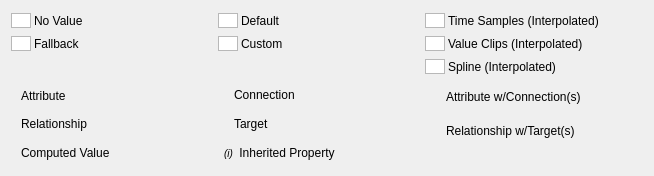
<?xml version="1.0" encoding="UTF-8"?>
<ui version="4.0">
 <class>PropertyLegend</class>
 <widget class="QWidget" name="PropertyLegend">
  <property name="windowModality">
   <enum>Qt::NonModal</enum>
  </property>
  <property name="geometry">
   <rect>
    <x>0</x>
    <y>0</y>
    <width>654</width>
    <height>176</height>
   </rect>
  </property>
  <property name="sizePolicy">
   <sizepolicy hsizetype="Preferred" vsizetype="Preferred">
    <horstretch>0</horstretch>
    <verstretch>0</verstretch>
   </sizepolicy>
  </property>
  <property name="comment" stdset="0">
   <string>
     Copyright 2017 Pixar                                                                   
                                                                                            
     Licensed under the terms set forth in the LICENSE.txt file available at
     https://openusd.org/license.
  </string>
  </property>
  <layout class="QGridLayout" name="gridLayout">
   <item row="0" column="0" colspan="3">
    <layout class="QGridLayout" name="gridLayout_2">
     <property name="spacing">
      <number>3</number>
     </property>
     <item row="0" column="0">
      <layout class="QHBoxLayout" name="horizontalLayout">
       <item>
        <widget class="QGraphicsView" name="propertyLegendColorNoValue">
         <property name="maximumSize">
          <size>
           <width>20</width>
           <height>15</height>
          </size>
         </property>
        </widget>
       </item>
       <item>
        <widget class="QLabel" name="propertyLegendLabelNoValue">
         <property name="font">
          <font>
           <weight>50</weight>
           <italic>false</italic>
           <bold>false</bold>
          </font>
         </property>
         <property name="text">
          <string>No Value</string>
         </property>
        </widget>
       </item>
       <item>
        <spacer name="horizontalSpacer_8">
         <property name="orientation">
          <enum>Qt::Horizontal</enum>
         </property>
         <property name="sizeHint" stdset="0">
          <size>
           <width>40</width>
           <height>20</height>
          </size>
         </property>
        </spacer>
       </item>
      </layout>
     </item>
     <item row="0" column="1">
      <layout class="QHBoxLayout" name="horizontalLayout_2">
       <item>
        <widget class="QGraphicsView" name="propertyLegendColorDefault">
         <property name="maximumSize">
          <size>
           <width>20</width>
           <height>15</height>
          </size>
         </property>
        </widget>
       </item>
       <item>
        <widget class="QLabel" name="propertyLegendLabelDefault">
         <property name="font">
          <font>
           <weight>50</weight>
           <italic>false</italic>
           <bold>false</bold>
          </font>
         </property>
         <property name="text">
          <string>Default</string>
         </property>
        </widget>
       </item>
       <item>
        <spacer name="horizontalSpacer_10">
         <property name="orientation">
          <enum>Qt::Horizontal</enum>
         </property>
         <property name="sizeHint" stdset="0">
          <size>
           <width>40</width>
           <height>20</height>
          </size>
         </property>
        </spacer>
       </item>
      </layout>
     </item>
     <item row="0" column="2">
      <layout class="QHBoxLayout" name="horizontalLayout_5">
       <item>
        <widget class="QGraphicsView" name="propertyLegendColorTimeSample">
         <property name="maximumSize">
          <size>
           <width>20</width>
           <height>15</height>
          </size>
         </property>
        </widget>
       </item>
       <item>
        <widget class="QLabel" name="propertyLegendLabelTimeSample">
         <property name="font">
          <font>
           <weight>50</weight>
           <italic>false</italic>
           <bold>false</bold>
          </font>
         </property>
         <property name="text">
          <string>Time Samples (Interpolated) </string>
         </property>
        </widget>
       </item>
       <item>
        <spacer name="horizontalSpacer_12">
         <property name="orientation">
          <enum>Qt::Horizontal</enum>
         </property>
         <property name="sizeHint" stdset="0">
          <size>
           <width>40</width>
           <height>20</height>
          </size>
         </property>
        </spacer>
       </item>
      </layout>
     </item>
     <item row="1" column="0">
      <layout class="QHBoxLayout" name="horizontalLayout_3">
       <item>
        <widget class="QGraphicsView" name="propertyLegendColorFallback">
         <property name="maximumSize">
          <size>
           <width>20</width>
           <height>15</height>
          </size>
         </property>
        </widget>
       </item>
       <item>
        <widget class="QLabel" name="propertyLegendLabelFallback">
         <property name="font">
          <font>
           <weight>50</weight>
           <italic>false</italic>
           <bold>false</bold>
          </font>
         </property>
         <property name="text">
          <string>Fallback</string>
         </property>
        </widget>
       </item>
       <item>
        <spacer name="horizontalSpacer_9">
         <property name="orientation">
          <enum>Qt::Horizontal</enum>
         </property>
         <property name="sizeHint" stdset="0">
          <size>
           <width>40</width>
           <height>20</height>
          </size>
         </property>
        </spacer>
       </item>
      </layout>
     </item>
     <item row="1" column="1">
      <layout class="QHBoxLayout" name="horizontalLayout_4">
       <item>
        <widget class="QGraphicsView" name="propertyLegendColorCustom">
         <property name="maximumSize">
          <size>
           <width>20</width>
           <height>15</height>
          </size>
         </property>
        </widget>
       </item>
       <item>
        <widget class="QLabel" name="propertyLegendLabelCustom">
         <property name="text">
          <string>Custom</string>
         </property>
        </widget>
       </item>
       <item>
        <spacer name="horizontalSpacer_11">
         <property name="orientation">
          <enum>Qt::Horizontal</enum>
         </property>
         <property name="sizeHint" stdset="0">
          <size>
           <width>40</width>
           <height>20</height>
          </size>
         </property>
        </spacer>
       </item>
      </layout>
     </item>
     <item row="1" column="2">
      <layout class="QHBoxLayout" name="horizontalLayout_6">
       <item>
        <widget class="QGraphicsView" name="propertyLegendColorValueClips">
         <property name="maximumSize">
          <size>
           <width>20</width>
           <height>15</height>
          </size>
         </property>
        </widget>
       </item>
       <item>
        <widget class="QLabel" name="propertyLegendLabelValueClips">
         <property name="font">
          <font>
           <weight>50</weight>
           <italic>false</italic>
           <bold>false</bold>
          </font>
         </property>
         <property name="text">
          <string>Value Clips (Interpolated)</string>
         </property>
        </widget>
       </item>
       <item>
        <spacer name="horizontalSpacer_13">
         <property name="orientation">
          <enum>Qt::Horizontal</enum>
         </property>
         <property name="sizeHint" stdset="0">
          <size>
           <width>40</width>
           <height>20</height>
          </size>
         </property>
        </spacer>
       </item>
      </layout>
     </item>
     <item row="2" column="2">
      <layout class="QHBoxLayout" name="horizontalLayout_15">
       <item>
        <widget class="QGraphicsView" name="propertyLegendColorSpline">
         <property name="maximumSize">
          <size>
           <width>20</width>
           <height>15</height>
          </size>
         </property>
        </widget>
       </item>
       <item>
        <widget class="QLabel" name="propertyLegendLabelSpline">
         <property name="font">
          <font>
           <weight>50</weight>
           <italic>false</italic>
           <bold>false</bold>
          </font>
         </property>
         <property name="text">
          <string>Spline (Interpolated)</string>
         </property>
        </widget>
       </item>
       <item>
        <spacer name="horizontalSpacer_16">
         <property name="orientation">
          <enum>Qt::Horizontal</enum>
         </property>
         <property name="sizeHint" stdset="0">
          <size>
           <width>40</width>
           <height>20</height>
          </size>
         </property>
        </spacer>
       </item>
      </layout>
     </item>
    </layout>
   </item>
   <item row="1" column="0">
    <layout class="QVBoxLayout" name="verticalLayout">
     <property name="spacing">
      <number>3</number>
     </property>
     <item>
      <layout class="QHBoxLayout" name="horizontalLayout_9">
       <property name="spacing">
        <number>3</number>
       </property>
       <item>
        <widget class="QLabel" name="propertyLegendAttrPlainIcon"/>
       </item>
       <item>
        <widget class="QLabel" name="propertyLegendAttrPlainDesc">
         <property name="font">
          <font>
           <weight>50</weight>
           <italic>false</italic>
           <bold>false</bold>
          </font>
         </property>
         <property name="text">
          <string>Attribute</string>
         </property>
        </widget>
       </item>
       <item>
        <spacer name="horizontalSpacer">
         <property name="orientation">
          <enum>Qt::Horizontal</enum>
         </property>
         <property name="sizeHint" stdset="0">
          <size>
           <width>40</width>
           <height>20</height>
          </size>
         </property>
        </spacer>
       </item>
      </layout>
     </item>
     <item>
      <layout class="QHBoxLayout" name="horizontalLayout_10">
       <property name="spacing">
        <number>3</number>
       </property>
       <item>
        <widget class="QLabel" name="propertyLegendRelPlainIcon"/>
       </item>
       <item>
        <widget class="QLabel" name="propertyLegendRelPlainDesc">
         <property name="font">
          <font>
           <weight>50</weight>
           <italic>false</italic>
           <bold>false</bold>
          </font>
         </property>
         <property name="text">
          <string>Relationship</string>
         </property>
        </widget>
       </item>
       <item>
        <spacer name="horizontalSpacer_2">
         <property name="orientation">
          <enum>Qt::Horizontal</enum>
         </property>
         <property name="sizeHint" stdset="0">
          <size>
           <width>40</width>
           <height>20</height>
          </size>
         </property>
        </spacer>
       </item>
      </layout>
     </item>
     <item>
      <layout class="QHBoxLayout" name="horizontalLayout_11">
       <property name="spacing">
        <number>3</number>
       </property>
       <item>
        <widget class="QLabel" name="propertyLegendCompIcon"/>
       </item>
       <item>
        <widget class="QLabel" name="propertyLegendCompDesc">
         <property name="font">
          <font>
           <weight>50</weight>
           <italic>false</italic>
           <bold>false</bold>
          </font>
         </property>
         <property name="text">
          <string>Computed Value</string>
         </property>
        </widget>
       </item>
       <item>
        <spacer name="horizontalSpacer_3">
         <property name="orientation">
          <enum>Qt::Horizontal</enum>
         </property>
         <property name="sizeHint" stdset="0">
          <size>
           <width>40</width>
           <height>20</height>
          </size>
         </property>
        </spacer>
       </item>
      </layout>
     </item>
    </layout>
   </item>
   <item row="1" column="1">
    <layout class="QVBoxLayout" name="verticalLayout_2">
     <item>
      <layout class="QHBoxLayout" name="horizontalLayout_12">
       <property name="spacing">
        <number>3</number>
       </property>
       <item>
        <widget class="QLabel" name="propertyLegendConnIcon"/>
       </item>
       <item>
        <widget class="QLabel" name="propertyLegendConnDesc">
         <property name="font">
          <font>
           <weight>50</weight>
           <italic>false</italic>
           <bold>false</bold>
          </font>
         </property>
         <property name="text">
          <string>Connection</string>
         </property>
        </widget>
       </item>
       <item>
        <spacer name="horizontalSpacer_4">
         <property name="orientation">
          <enum>Qt::Horizontal</enum>
         </property>
         <property name="sizeHint" stdset="0">
          <size>
           <width>40</width>
           <height>20</height>
          </size>
         </property>
        </spacer>
       </item>
      </layout>
     </item>
     <item>
      <layout class="QHBoxLayout" name="horizontalLayout_13">
       <property name="spacing">
        <number>3</number>
       </property>
       <item>
        <widget class="QLabel" name="propertyLegendTargetIcon"/>
       </item>
       <item>
        <widget class="QLabel" name="propertyLegendTargetDesc">
         <property name="minimumSize">
          <size>
           <width>20</width>
           <height>20</height>
          </size>
         </property>
         <property name="font">
          <font>
           <weight>50</weight>
           <italic>false</italic>
           <bold>false</bold>
          </font>
         </property>
         <property name="text">
          <string>Target</string>
         </property>
        </widget>
       </item>
       <item>
        <spacer name="horizontalSpacer_5">
         <property name="orientation">
          <enum>Qt::Horizontal</enum>
         </property>
         <property name="sizeHint" stdset="0">
          <size>
           <width>40</width>
           <height>20</height>
          </size>
         </property>
        </spacer>
       </item>
      </layout>
     </item>
     <item>
      <layout class="QHBoxLayout" name="horizontalLayout_14">
       <item>
        <widget class="QLabel" name="inheritedPropertyIcon">
         <property name="text">
          <string>&lt;small&gt;&lt;i&gt;(i)&lt;/i&gt;&lt;/small&gt;</string>
         </property>
         <property name="textFormat">
          <enum>Qt::RichText</enum>
         </property>
        </widget>
       </item>
       <item>
        <widget class="QLabel" name="inheritedPropertyText">
         <property name="font">
          <font>
           <italic>false</italic>
          </font>
         </property>
         <property name="frameShape">
          <enum>QFrame::NoFrame</enum>
         </property>
         <property name="text">
          <string>Inherited Property</string>
         </property>
         <property name="textFormat">
          <enum>Qt::RichText</enum>
         </property>
         <property name="alignment">
          <set>Qt::AlignCenter</set>
         </property>
         <property name="wordWrap">
          <bool>false</bool>
         </property>
        </widget>
       </item>
       <item>
        <spacer name="horizontalSpacer_14">
         <property name="orientation">
          <enum>Qt::Horizontal</enum>
         </property>
         <property name="sizeHint" stdset="0">
          <size>
           <width>13</width>
           <height>13</height>
          </size>
         </property>
        </spacer>
       </item>
      </layout>
     </item>
    </layout>
   </item>
   <item row="1" column="2">
    <layout class="QVBoxLayout" name="verticalLayout_3">
     <item>
      <layout class="QHBoxLayout" name="horizontalLayout_8">
       <property name="spacing">
        <number>3</number>
       </property>
       <item>
        <widget class="QLabel" name="propertyLegendAttrWithConnIcon"/>
       </item>
       <item>
        <widget class="QLabel" name="propertyLegendAttrWithConnDesc">
         <property name="font">
          <font>
           <weight>50</weight>
           <italic>false</italic>
           <bold>false</bold>
          </font>
         </property>
         <property name="text">
          <string>Attribute w/Connection(s)</string>
         </property>
        </widget>
       </item>
       <item>
        <spacer name="horizontalSpacer_6">
         <property name="orientation">
          <enum>Qt::Horizontal</enum>
         </property>
         <property name="sizeHint" stdset="0">
          <size>
           <width>40</width>
           <height>20</height>
          </size>
         </property>
        </spacer>
       </item>
      </layout>
     </item>
     <item>
      <layout class="QHBoxLayout" name="horizontalLayout_7">
       <property name="spacing">
        <number>3</number>
       </property>
       <item>
        <widget class="QLabel" name="propertyLegendRelWithTargetIcon"/>
       </item>
       <item>
        <widget class="QLabel" name="propertyLegendRelWithTargetDesc">
         <property name="font">
          <font>
           <weight>50</weight>
           <italic>false</italic>
           <bold>false</bold>
          </font>
         </property>
         <property name="text">
          <string>Relationship w/Target(s)</string>
         </property>
        </widget>
       </item>
       <item>
        <spacer name="horizontalSpacer_7">
         <property name="orientation">
          <enum>Qt::Horizontal</enum>
         </property>
         <property name="sizeHint" stdset="0">
          <size>
           <width>40</width>
           <height>20</height>
          </size>
         </property>
        </spacer>
       </item>
      </layout>
     </item>
     <item>
      <spacer name="horizontalSpacer_15">
       <property name="orientation">
        <enum>Qt::Horizontal</enum>
       </property>
       <property name="sizeHint" stdset="0">
        <size>
         <width>40</width>
         <height>20</height>
        </size>
       </property>
      </spacer>
     </item>
    </layout>
   </item>
  </layout>
 </widget>
 <resources/>
 <connections/>
</ui>
